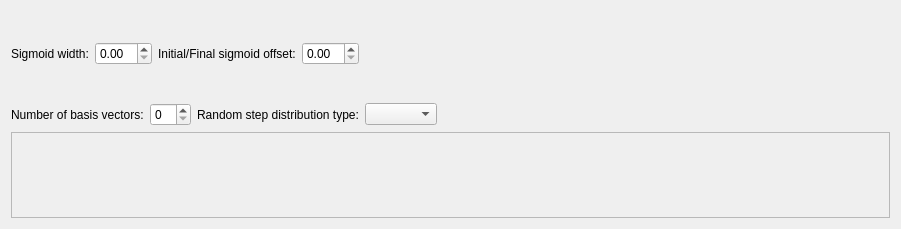
<?xml version="1.0" encoding="UTF-8"?>
<ui version="4.0">
 <class>Form</class>
 <widget class="QWidget" name="Form">
  <property name="geometry">
   <rect>
    <x>0</x>
    <y>0</y>
    <width>901</width>
    <height>229</height>
   </rect>
  </property>
  <property name="sizePolicy">
   <sizepolicy hsizetype="Preferred" vsizetype="Expanding">
    <horstretch>0</horstretch>
    <verstretch>0</verstretch>
   </sizepolicy>
  </property>
  <property name="minimumSize">
   <size>
    <width>901</width>
    <height>100</height>
   </size>
  </property>
  <property name="windowTitle">
   <string>Form</string>
  </property>
  <layout class="QVBoxLayout" name="verticalLayout">
   <property name="sizeConstraint">
    <enum>QLayout::SetMinAndMaxSize</enum>
   </property>
   <item>
    <layout class="QHBoxLayout" name="horizontalLayout_2">
     <item>
      <widget class="QLabel" name="label_3">
       <property name="text">
        <string>Sigmoid width:</string>
       </property>
      </widget>
     </item>
     <item>
      <widget class="QDoubleSpinBox" name="sigma_doubleSpinBox"/>
     </item>
     <item>
      <widget class="QLabel" name="label_5">
       <property name="text">
        <string>Initial/Final sigmoid offset:</string>
       </property>
      </widget>
     </item>
     <item>
      <widget class="QDoubleSpinBox" name="offset_doubleSpinBox"/>
     </item>
     <item>
      <spacer name="horizontalSpacer_2">
       <property name="orientation">
        <enum>Qt::Horizontal</enum>
       </property>
       <property name="sizeType">
        <enum>QSizePolicy::Expanding</enum>
       </property>
       <property name="sizeHint" stdset="0">
        <size>
         <width>40</width>
         <height>20</height>
        </size>
       </property>
      </spacer>
     </item>
     <item>
      <widget class="QLabel" name="label_4">
       <property name="text">
        <string/>
       </property>
      </widget>
     </item>
    </layout>
   </item>
   <item>
    <layout class="QHBoxLayout" name="horizontalLayout">
     <item>
      <widget class="QLabel" name="label">
       <property name="text">
        <string>Number of basis vectors:</string>
       </property>
      </widget>
     </item>
     <item>
      <widget class="QSpinBox" name="basis_vector_number_spinbox"/>
     </item>
     <item>
      <widget class="QLabel" name="label_2">
       <property name="text">
        <string>Random step distribution type:</string>
       </property>
      </widget>
     </item>
     <item>
      <widget class="QComboBox" name="freq_distribution_combobox"/>
     </item>
     <item>
      <spacer name="horizontalSpacer">
       <property name="orientation">
        <enum>Qt::Horizontal</enum>
       </property>
       <property name="sizeHint" stdset="0">
        <size>
         <width>40</width>
         <height>20</height>
        </size>
       </property>
      </spacer>
     </item>
    </layout>
   </item>
   <item>
    <widget class="QScrollArea" name="frequency_setting_area">
     <property name="sizePolicy">
      <sizepolicy hsizetype="Preferred" vsizetype="Preferred">
       <horstretch>0</horstretch>
       <verstretch>0</verstretch>
      </sizepolicy>
     </property>
     <property name="widgetResizable">
      <bool>true</bool>
     </property>
     <widget class="QWidget" name="scrollAreaWidgetContents">
      <property name="geometry">
       <rect>
        <x>0</x>
        <y>0</y>
        <width>881</width>
        <height>68</height>
       </rect>
      </property>
     </widget>
    </widget>
   </item>
  </layout>
 </widget>
 <resources/>
 <connections/>
</ui>
